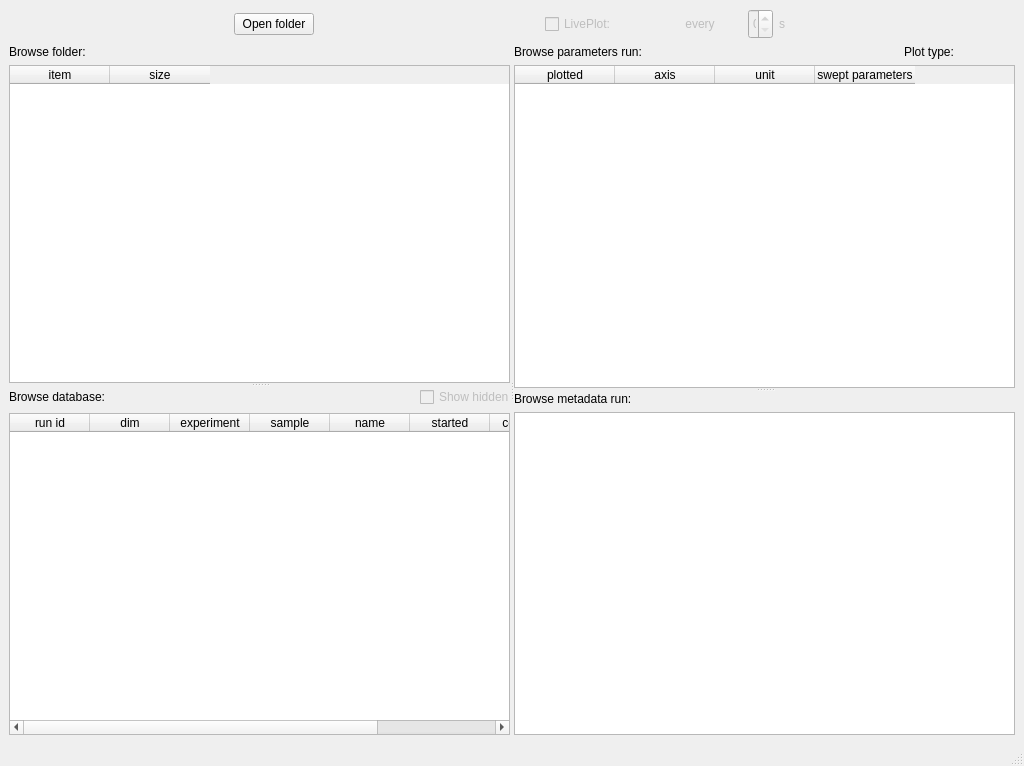
<?xml version="1.0" encoding="UTF-8"?>
<ui version="4.0">
 <class>MainWindow</class>
 <widget class="QMainWindow" name="MainWindow">
  <property name="geometry">
   <rect>
    <x>0</x>
    <y>0</y>
    <width>1024</width>
    <height>766</height>
   </rect>
  </property>
  <property name="windowTitle">
   <string>Plotter</string>
  </property>
  <widget class="QWidget" name="centralwidget">
   <layout class="QVBoxLayout" name="verticalLayout_4">
    <item>
     <layout class="QVBoxLayout" name="verticalLayout_3">
      <item>
       <layout class="QHBoxLayout" name="TopHorizontalLayout">
        <item>
         <widget class="QPushButton" name="pushButtonOpenFolder">
          <property name="minimumSize">
           <size>
            <width>0</width>
            <height>0</height>
           </size>
          </property>
          <property name="maximumSize">
           <size>
            <width>80</width>
            <height>16777215</height>
           </size>
          </property>
          <property name="text">
           <string>Open folder</string>
          </property>
         </widget>
        </item>
        <item>
         <layout class="QHBoxLayout" name="labelPath"/>
        </item>
        <item>
         <layout class="QHBoxLayout" name="LivePlot">
          <property name="spacing">
           <number>6</number>
          </property>
          <item>
           <widget class="QCheckBox" name="checkBoxLivePlot">
            <property name="enabled">
             <bool>false</bool>
            </property>
            <property name="maximumSize">
             <size>
              <width>65</width>
              <height>30</height>
             </size>
            </property>
            <property name="text">
             <string>LivePlot:</string>
            </property>
           </widget>
          </item>
          <item>
           <widget class="QLabel" name="labelLivePlotDataBase">
            <property name="enabled">
             <bool>false</bool>
            </property>
            <property name="maximumSize">
             <size>
              <width>60</width>
              <height>30</height>
             </size>
            </property>
            <property name="text">
             <string/>
            </property>
           </widget>
          </item>
          <item>
           <widget class="QLabel" name="labelLivePlot2">
            <property name="enabled">
             <bool>false</bool>
            </property>
            <property name="maximumSize">
             <size>
              <width>60</width>
              <height>30</height>
             </size>
            </property>
            <property name="text">
             <string> every</string>
            </property>
           </widget>
          </item>
          <item>
           <widget class="QSpinBox" name="spinBoxLivePlot">
            <property name="enabled">
             <bool>false</bool>
            </property>
            <property name="maximumSize">
             <size>
              <width>25</width>
              <height>30</height>
             </size>
            </property>
           </widget>
          </item>
          <item>
           <widget class="QLabel" name="labelLivePlot">
            <property name="enabled">
             <bool>false</bool>
            </property>
            <property name="maximumSize">
             <size>
              <width>10</width>
              <height>30</height>
             </size>
            </property>
            <property name="text">
             <string>s</string>
            </property>
           </widget>
          </item>
         </layout>
        </item>
       </layout>
      </item>
      <item>
       <widget class="QSplitter" name="splitter">
        <property name="minimumSize">
         <size>
          <width>1000</width>
          <height>690</height>
         </size>
        </property>
        <property name="orientation">
         <enum>Qt::Horizontal</enum>
        </property>
        <widget class="QWidget" name="layoutWidget">
         <layout class="QVBoxLayout" name="verticalLayout">
          <item>
           <widget class="QSplitter" name="splitter_2">
            <property name="orientation">
             <enum>Qt::Vertical</enum>
            </property>
            <widget class="QWidget" name="layoutWidget_2">
             <layout class="QVBoxLayout" name="verticalLayout_5">
              <item>
               <widget class="QLabel" name="labelFolder">
                <property name="text">
                 <string>Browse folder:</string>
                </property>
               </widget>
              </item>
              <item>
               <widget class="QTableWidget" name="tableWidgetFolder">
                <property name="minimumSize">
                 <size>
                  <width>0</width>
                  <height>0</height>
                 </size>
                </property>
                <property name="sizeAdjustPolicy">
                 <enum>QAbstractScrollArea::AdjustIgnored</enum>
                </property>
                <property name="editTriggers">
                 <set>QAbstractItemView::NoEditTriggers</set>
                </property>
                <property name="alternatingRowColors">
                 <bool>true</bool>
                </property>
                <property name="selectionBehavior">
                 <enum>QAbstractItemView::SelectRows</enum>
                </property>
                <property name="sortingEnabled">
                 <bool>true</bool>
                </property>
                <attribute name="horizontalHeaderCascadingSectionResizes">
                 <bool>false</bool>
                </attribute>
                <attribute name="horizontalHeaderShowSortIndicator" stdset="0">
                 <bool>true</bool>
                </attribute>
                <attribute name="verticalHeaderVisible">
                 <bool>false</bool>
                </attribute>
                <column>
                 <property name="text">
                  <string>item</string>
                 </property>
                 <property name="textAlignment">
                  <set>AlignCenter</set>
                 </property>
                </column>
                <column>
                 <property name="text">
                  <string>size</string>
                 </property>
                 <property name="textAlignment">
                  <set>AlignCenter</set>
                 </property>
                </column>
               </widget>
              </item>
             </layout>
            </widget>
            <widget class="QWidget" name="layoutWidget_3">
             <layout class="QVBoxLayout" name="verticalLayout_11">
              <item>
               <layout class="QHBoxLayout" name="horizontalLayout">
                <item>
                 <widget class="QLabel" name="labelDataBase">
                  <property name="maximumSize">
                   <size>
                    <width>110</width>
                    <height>16777215</height>
                   </size>
                  </property>
                  <property name="text">
                   <string>Browse database:</string>
                  </property>
                 </widget>
                </item>
                <item>
                 <widget class="QLabel" name="labelCurrentDataBase">
                  <property name="font">
                   <font>
                    <weight>75</weight>
                    <bold>true</bold>
                   </font>
                  </property>
                  <property name="text">
                   <string/>
                  </property>
                 </widget>
                </item>
                <item>
                 <widget class="QCheckBox" name="checkBoxHidden">
                  <property name="enabled">
                   <bool>false</bool>
                  </property>
                  <property name="maximumSize">
                   <size>
                    <width>90</width>
                    <height>16777215</height>
                   </size>
                  </property>
                  <property name="text">
                   <string>Show hidden</string>
                  </property>
                 </widget>
                </item>
               </layout>
              </item>
              <item>
               <widget class="QTableWidgetKey" name="tableWidgetDataBase">
                <property name="sizeAdjustPolicy">
                 <enum>QAbstractScrollArea::AdjustIgnored</enum>
                </property>
                <property name="editTriggers">
                 <set>QAbstractItemView::NoEditTriggers</set>
                </property>
                <property name="alternatingRowColors">
                 <bool>true</bool>
                </property>
                <property name="selectionBehavior">
                 <enum>QAbstractItemView::SelectRows</enum>
                </property>
                <property name="sortingEnabled">
                 <bool>true</bool>
                </property>
                <property name="columnCount">
                 <number>8</number>
                </property>
                <attribute name="horizontalHeaderDefaultSectionSize">
                 <number>80</number>
                </attribute>
                <attribute name="horizontalHeaderMinimumSectionSize">
                 <number>32</number>
                </attribute>
                <attribute name="horizontalHeaderStretchLastSection">
                 <bool>false</bool>
                </attribute>
                <attribute name="verticalHeaderVisible">
                 <bool>false</bool>
                </attribute>
                <column>
                 <property name="text">
                  <string>run id</string>
                 </property>
                </column>
                <column>
                 <property name="text">
                  <string>dim</string>
                 </property>
                </column>
                <column>
                 <property name="text">
                  <string>experiment</string>
                 </property>
                </column>
                <column>
                 <property name="text">
                  <string>sample</string>
                 </property>
                </column>
                <column>
                 <property name="text">
                  <string>name</string>
                 </property>
                </column>
                <column>
                 <property name="text">
                  <string>started</string>
                 </property>
                </column>
                <column>
                 <property name="text">
                  <string>completed</string>
                 </property>
                </column>
                <column>
                 <property name="text">
                  <string>records</string>
                 </property>
                </column>
               </widget>
              </item>
             </layout>
            </widget>
           </widget>
          </item>
         </layout>
        </widget>
        <widget class="QWidget" name="layoutWidget">
         <layout class="QVBoxLayout" name="verticalLayout_2">
          <item>
           <widget class="QSplitter" name="splitter_3">
            <property name="orientation">
             <enum>Qt::Vertical</enum>
            </property>
            <widget class="QWidget" name="verticalLayoutWidget">
             <layout class="QVBoxLayout" name="verticalLayout_6">
              <item>
               <layout class="QHBoxLayout" name="horizontalLayout_2">
                <item>
                 <widget class="QLabel" name="labelRun">
                  <property name="minimumSize">
                   <size>
                    <width>1</width>
                    <height>0</height>
                   </size>
                  </property>
                  <property name="maximumSize">
                   <size>
                    <width>150</width>
                    <height>16777215</height>
                   </size>
                  </property>
                  <property name="text">
                   <string>Browse parameters run:</string>
                  </property>
                 </widget>
                </item>
                <item>
                 <widget class="QLabel" name="labelCurrentRun">
                  <property name="font">
                   <font>
                    <weight>75</weight>
                    <bold>true</bold>
                   </font>
                  </property>
                  <property name="text">
                   <string/>
                  </property>
                 </widget>
                </item>
                <item>
                 <widget class="QLabel" name="labelPlotType">
                  <property name="maximumSize">
                   <size>
                    <width>55</width>
                    <height>16777215</height>
                   </size>
                  </property>
                  <property name="text">
                   <string>Plot type:</string>
                  </property>
                 </widget>
                </item>
                <item>
                 <widget class="QLabel" name="labelPlotTypeCurrent">
                  <property name="maximumSize">
                   <size>
                    <width>50</width>
                    <height>16777215</height>
                   </size>
                  </property>
                  <property name="font">
                   <font>
                    <weight>75</weight>
                    <bold>true</bold>
                   </font>
                  </property>
                  <property name="text">
                   <string/>
                  </property>
                 </widget>
                </item>
               </layout>
              </item>
              <item>
               <widget class="QTableWidget" name="tableWidgetParameters">
                <property name="editTriggers">
                 <set>QAbstractItemView::NoEditTriggers</set>
                </property>
                <property name="alternatingRowColors">
                 <bool>true</bool>
                </property>
                <property name="selectionBehavior">
                 <enum>QAbstractItemView::SelectRows</enum>
                </property>
                <property name="sortingEnabled">
                 <bool>true</bool>
                </property>
                <column>
                 <property name="text">
                  <string>plotted</string>
                 </property>
                </column>
                <column>
                 <property name="text">
                  <string>axis</string>
                 </property>
                </column>
                <column>
                 <property name="text">
                  <string>unit</string>
                 </property>
                </column>
                <column>
                 <property name="text">
                  <string>swept parameters</string>
                 </property>
                </column>
               </widget>
              </item>
             </layout>
            </widget>
            <widget class="QWidget" name="verticalLayoutWidget_2">
             <layout class="QVBoxLayout" name="verticalLayout_7">
              <item>
               <layout class="QHBoxLayout" name="horizontalLayout_3">
                <item>
                 <widget class="QLabel" name="labelMetadata">
                  <property name="maximumSize">
                   <size>
                    <width>140</width>
                    <height>16777215</height>
                   </size>
                  </property>
                  <property name="text">
                   <string>Browse metadata run:</string>
                  </property>
                 </widget>
                </item>
                <item>
                 <widget class="QLabel" name="labelCurrentMetadata">
                  <property name="font">
                   <font>
                    <weight>75</weight>
                    <bold>true</bold>
                   </font>
                  </property>
                  <property name="text">
                   <string/>
                  </property>
                 </widget>
                </item>
               </layout>
              </item>
              <item>
               <widget class="QTextEdit" name="textEditMetadata">
                <property name="verticalScrollBarPolicy">
                 <enum>Qt::ScrollBarAsNeeded</enum>
                </property>
                <property name="horizontalScrollBarPolicy">
                 <enum>Qt::ScrollBarAsNeeded</enum>
                </property>
                <property name="lineWrapMode">
                 <enum>QTextEdit::NoWrap</enum>
                </property>
                <property name="readOnly">
                 <bool>true</bool>
                </property>
               </widget>
              </item>
             </layout>
            </widget>
           </widget>
          </item>
         </layout>
        </widget>
       </widget>
      </item>
     </layout>
    </item>
   </layout>
  </widget>
  <widget class="QStatusBar" name="statusBar"/>
 </widget>
 <customwidgets>
  <customwidget>
   <class>QTableWidgetKey</class>
   <extends>QTableWidget</extends>
   <header location="global">qtablewidgetkey.h</header>
  </customwidget>
 </customwidgets>
 <resources/>
 <connections/>
</ui>
